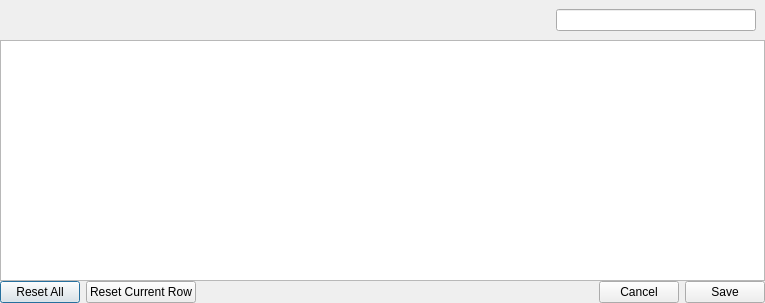
<?xml version="1.0" encoding="UTF-8"?>
<ui version="4.0">
 <class>CustomFieldsEditAssociationsDlg</class>
 <widget class="QDialog" name="CustomFieldsEditAssociationsDlg">
  <property name="geometry">
   <rect>
    <x>0</x>
    <y>0</y>
    <width>765</width>
    <height>303</height>
   </rect>
  </property>
  <property name="windowTitle">
   <string>Dialog</string>
  </property>
  <layout class="QVBoxLayout" name="verticalLayout_2">
   <property name="leftMargin">
    <number>0</number>
   </property>
   <property name="topMargin">
    <number>0</number>
   </property>
   <property name="rightMargin">
    <number>0</number>
   </property>
   <property name="bottomMargin">
    <number>0</number>
   </property>
   <item>
    <widget class="QWidget" name="widget_2" native="true">
     <layout class="QVBoxLayout" name="verticalLayout">
      <property name="spacing">
       <number>0</number>
      </property>
      <property name="leftMargin">
       <number>0</number>
      </property>
      <property name="topMargin">
       <number>0</number>
      </property>
      <property name="rightMargin">
       <number>0</number>
      </property>
      <property name="bottomMargin">
       <number>0</number>
      </property>
      <item>
       <widget class="ViewSearchHeader" name="widgetTop" native="true">
        <layout class="QHBoxLayout" name="horizontalLayout">
         <item>
          <spacer name="horizontalSpacer">
           <property name="orientation">
            <enum>Qt::Horizontal</enum>
           </property>
           <property name="sizeHint" stdset="0">
            <size>
             <width>40</width>
             <height>20</height>
            </size>
           </property>
          </spacer>
         </item>
         <item>
          <widget class="QLabel" name="labelSummary">
           <property name="font">
            <font>
             <weight>75</weight>
             <bold>true</bold>
            </font>
           </property>
           <property name="text">
            <string/>
           </property>
          </widget>
         </item>
         <item>
          <widget class="SearchLineEdit" name="searchLineEdit">
           <property name="sizePolicy">
            <sizepolicy hsizetype="Fixed" vsizetype="Fixed">
             <horstretch>0</horstretch>
             <verstretch>0</verstretch>
            </sizepolicy>
           </property>
           <property name="minimumSize">
            <size>
             <width>200</width>
             <height>0</height>
            </size>
           </property>
          </widget>
         </item>
        </layout>
       </widget>
      </item>
      <item>
       <widget class="StyledTreeView" name="styledTreeView">
        <property name="alternatingRowColors">
         <bool>true</bool>
        </property>
        <property name="rootIsDecorated">
         <bool>false</bool>
        </property>
       </widget>
      </item>
      <item>
       <widget class="QWidget" name="widget" native="true">
        <layout class="QHBoxLayout" name="horizontalLayout_3">
         <property name="leftMargin">
          <number>0</number>
         </property>
         <property name="topMargin">
          <number>0</number>
         </property>
         <property name="rightMargin">
          <number>0</number>
         </property>
         <property name="bottomMargin">
          <number>0</number>
         </property>
         <item>
          <widget class="QPushButton" name="pushButtonResetAll">
           <property name="text">
            <string>Reset All</string>
           </property>
          </widget>
         </item>
         <item>
          <widget class="QPushButton" name="pushButtonResetCurrent">
           <property name="text">
            <string>Reset Current Row</string>
           </property>
          </widget>
         </item>
         <item>
          <spacer name="horizontalSpacer_2">
           <property name="orientation">
            <enum>Qt::Horizontal</enum>
           </property>
           <property name="sizeHint" stdset="0">
            <size>
             <width>409</width>
             <height>20</height>
            </size>
           </property>
          </spacer>
         </item>
         <item>
          <widget class="CircularProgressIndicator" name="widgetProgress" native="true"/>
         </item>
         <item>
          <widget class="QPushButton" name="pushButtonCancel">
           <property name="text">
            <string>Cancel</string>
           </property>
          </widget>
         </item>
         <item>
          <widget class="QPushButton" name="pushButtonSave">
           <property name="text">
            <string>Save</string>
           </property>
          </widget>
         </item>
        </layout>
       </widget>
      </item>
     </layout>
    </widget>
   </item>
  </layout>
 </widget>
 <customwidgets>
  <customwidget>
   <class>SearchLineEdit</class>
   <extends>QLineEdit</extends>
   <header>FileWaveGuiLib/searchlineedit/searchlineedit.h</header>
  </customwidget>
  <customwidget>
   <class>StyledTreeView</class>
   <extends>QTreeView</extends>
   <header>FileWaveGuiLib/styledviews/styledtreeview.h</header>
  </customwidget>
  <customwidget>
   <class>CircularProgressIndicator</class>
   <extends>QWidget</extends>
   <header>FileWaveGuiLib/circularprogressindicator.h</header>
   <container>1</container>
  </customwidget>
  <customwidget>
   <class>ViewSearchHeader</class>
   <extends>QWidget</extends>
   <header>FileWaveGuiLib/searchheader/ViewSearchHeader.h</header>
   <container>1</container>
  </customwidget>
 </customwidgets>
 <tabstops>
  <tabstop>styledTreeView</tabstop>
  <tabstop>searchLineEdit</tabstop>
  <tabstop>pushButtonSave</tabstop>
  <tabstop>pushButtonCancel</tabstop>
  <tabstop>pushButtonResetAll</tabstop>
  <tabstop>pushButtonResetCurrent</tabstop>
 </tabstops>
 <resources/>
 <connections/>
</ui>
